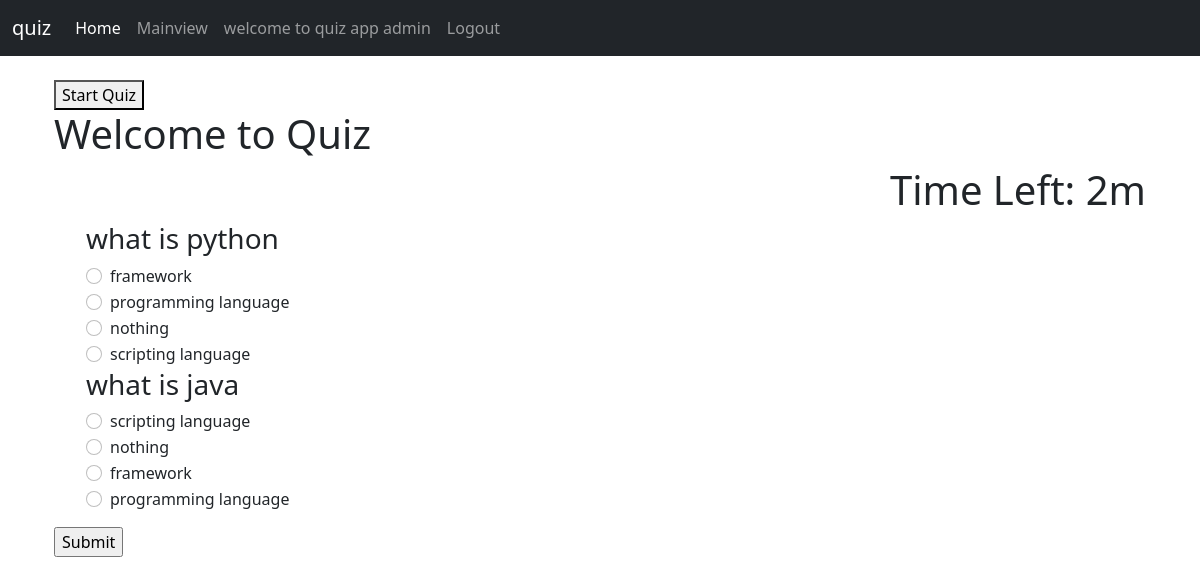
Page /Mainview/ (signed in) on the committed database.
### quiz/models.py (models this page shows, shortened)
class BaseModel(models.Model):
    uid = models.UUIDField(primary_key=True, default=uuid.uuid4, editable=False)
    created_at = models.DateTimeField(auto_now_add=True)
    updated_at = models.DateTimeField(auto_now=True)
    class Meta:
        abstract = True

class Question(BaseModel):
    category = models.ForeignKey(
        Category, on_delete=models.CASCADE, related_name="category"
    )
    question = models.CharField(max_length=200)
    marks = models.IntegerField(default=1)

class Answer(BaseModel):
    question = models.ForeignKey(
        Question, on_delete=models.CASCADE, related_name="question_answer"
    )
    answer = models.CharField(max_length=200)
    is_correct = models.BooleanField(default=False)

### quiz/views.py (the view, shortened to what this page needs)
# urls.py: path('Mainview/', Mainview.as_view(), name="Mainview"),
class Mainview(View):
    def get(self, request):
        questions = list(Question.objects.all())
        random.shuffle(questions)
        for question in questions:
            answers = list(question.question_answer.all())
            random.shuffle(answers)
            question.shuffled_answers = answers
        context = {
            'questions': questions
        }
        return render(request, 'main.html', context)

### quiz/templates/main.html (shortened to what this page needs)
{% extends 'base.html' %}
 {% block content %}
  </head>
  <body>
    <div class="container">
    <button id="start-button" onclick="startQuiz()">Start Quiz</button>
    <h1>Welcome to  Quiz</h1>
    <div align="right" id="displaytimer">    <h1 id="timer">Time Left: 2m</h1>
    </div>
      <form id="quiz-form" method="POST" action="{% url 'Mainview' %}">
        {% csrf_token %} {% if questions %}
        <ol>
          {% for question in questions %}
          <div class="form-group">
            <h3>{{ question.question }}</h3>
            {% for answer in question.shuffled_answers %}
              <div class="form-check">
                <input class="form-check-input" type="radio" name="question_{{ question.uid }}" id="answer_{{ answer.uid }}" value="{{ answer.uid }}">
                <label class="form-check-label" for="answer_{{ answer.uid }}">{{ answer.answer }}</label>
              </div>
          {% endfor %} {% endfor %}
          </div>
        </ol>
        <input type="submit" value="Submit" />
        {% else %}
        <p>No quiz questions available.</p>
        {% endif %}
      </form>
    </div>
 {% endblock %}

### quiz/templates/navbar.html (shortened to what this page needs)
<nav class="navbar navbar-expand-lg navbar-dark bg-dark">
  <div class="container-fluid">
    <a class="navbar-brand" href="{% url 'home' %}">quiz</a>
    <div class="collapse navbar-collapse" id="navbarSupportedContent">
      <ul class="navbar-nav me-auto mb-2 mb-lg-0">
        <li class="nav-item">
          <a class="nav-link active" aria-current="page" href="{% url 'home' %}"
            >Home</a
          >
        </li>
        {% if user.is_authenticated %}
        <li class="nav-item">
          <a class="nav-link" href="{% url 'Mainview' %}"> Mainview</a>
        </li>
        <li class="nav-link">welcome to quiz app {{request.user}}</li>
        <li class="nav-item">
          <a class="nav-link" href="{% url 'UserLogout' %}">Logout</a>
        </li>
        {% endif %}
      </ul>
    </div>
  </div>
</nav>

### rows in the picture
Question: question "what is python"
Answer: answer "framework"
Answer: answer "programming language"
Answer: answer "nothing"
Answer: answer "scripting language"
Question: question "what is java"
Answer: answer "scripting language"
Answer: answer "nothing"
Answer: answer "framework"
Answer: answer "programming language"

### other values in the picture
{{ request.user }} "admin"
